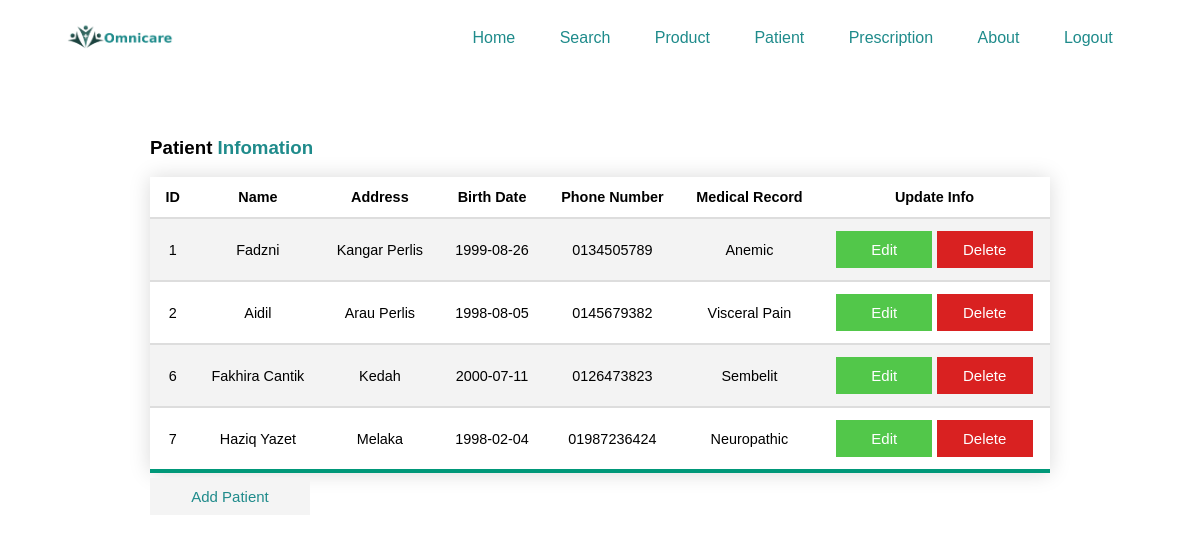
Page /patient on the committed database.
### tables this page shows
CREATE TABLE "Patients" (
	"Pat_ID"	INTEGER NOT NULL PRIMARY KEY AUTOINCREMENT,
	"Pat_Name"	TEXT NOT NULL,
	"Pat_Address"	INTEGER NOT NULL,
	"Pat_DateBIrth"	TEXT NOT NULL,
	"Pat_PhoneNo"	TEXT NOT NULL,
	"Pat_Medrecord"	TEXT NOT NULL
);

### controller.py (the view)
@app.route('/patient')
def list_pat():
	list_data = get_pat()
	return render_template('patient.html',list_data=list_data)

### model.py (called while the page is built)
def get_pat():
	with sql.connect(fx) as db:
		qry  = 'select * from Patients'
		result = db.execute(qry)
		return result

### templates/patient.html
{% extends 'base.html' %}
{% block content %}
<div class="kh">
	<div class='tableset' style="display: block;">
		<h3>Patient <span class="sp"> Infomation</span></h3>
		<table class="tab1">
			<tr>
				<th>ID</th>
				<th>Name</th>
				<th>Address</th>
				<th>Birth Date</th>
				<th>Phone Number</th>
				<th>Medical Record</th>
				<th>Update Info</th>
			</tr>
			{% for i in list_data %}
			<tr>
				<td>{{i[0]}}</td>
				<td>{{i[1]}}</td>
				<td>{{i[2]}}</td>
				<td>{{i[3]}}</td>
				<td>{{i[4]}}</td>
				<td>{{i[5]}}</td>
				<td>
					<a href='/nano_patient/{{i[0]}}'>
						<button class="edit" type="button">Edit</button>
					</a>
					<a href='/purge_patient/{{i[0]}}'>
						<button class="update" type="button">Delete</button>
					</a>
				</td>
			</tr>
			{% endfor %}
		</table>
		<div>
		<a href='/patient_add'>
			<button class="button" type="button">Add Patient</button>
		</a>
	</div>
	</div>
</div>
{% endblock %}

### static/css/pure.css (style rules this page uses)
* { font-family: 'Montserrat Alternates', sans-serif; }
.header li, a { color:#1F8B8B; text-decoration:none; font-size:16px; font-weight:500; }

### static/css/cssvs2g.css (style rules this page uses)
.main_container, .div_container, { display: flex; max-width: auto; flex-direction: column; align-items: center; justify-content: center; }
.button { position: relative; background: #F4F4F4; width: 10rem; margin-bottom: 2rem; border: none; outline: none; font-size: 15px; cursor:pointer; padding: 10px; color: #1F8B8B; }
.edit { position: relative; background: #52c74a; width: 6rem; border: none; outline: none; font-size: 15px; cursor:pointer; padding: 10px; color: #ffffff; }
.update { position: relative; background: #d92121; width: 6rem; border: none; outline: none; font-size: 15px; cursor:pointer; padding: 10px; color: #ffffff; }
.button::after { content: ''; position: absolute; width: 100%; height: 0.175rem; left: 0; bottom: 0; background: #1F8B8B; }
.button::after { transform: scale(0,1); transition: transform 0.3s ease; }
.tab1 { border-collapse: collapse; margin: 5px 0; font-size: 0.9em; font-family: sans-serif; min-width: 900px; box-shadow: 0 0 20px rgba(0, 0, 0, 0.15); }
.tab1 th, .tab1 td { padding: 12px 15px; }
.tab1 tbody tr { border-bottom: 2px solid #dddddd; }
.tab1 tbody tr:nth-of-type(even) { background-color: #f3f3f3; }
.tab1 tbody tr:last-of-type { border-bottom: 4px solid #009879; }
.tab1 td { text-align: center; vertical-align: middle; }
.tableset { display: flex; justify-content: center; align-items: center; max-height: auto; max-width: auto; margin-right: 100px; margin-left: 100px; }
.kh { display: flex; justify-content: center; align-items: center; margin-top: 50px; }
.sp { color: #1F8B8B; }

### rows in the picture
Patients: Pat_ID "1", Pat_Name "Fadzni", Pat_Address "Kangar Perlis", Pat_DateBIrth "1999-08-26", Pat_PhoneNo "0134505789", Pat_Medrecord "Anemic"
Patients: Pat_ID "2", Pat_Name "Aidil", Pat_Address "Arau Perlis", Pat_DateBIrth "1998-08-05", Pat_PhoneNo "0145679382", Pat_Medrecord "Visceral Pain"
Patients: Pat_ID "6", Pat_Name "Fakhira Cantik", Pat_Address "Kedah", Pat_DateBIrth "2000-07-11", Pat_PhoneNo "0126473823", Pat_Medrecord "Sembelit"
Patients: Pat_ID "7", Pat_Name "Haziq Yazet", Pat_Address "Melaka", Pat_DateBIrth "1998-02-04", Pat_PhoneNo "01987236424", Pat_Medrecord "Neuropathic"
